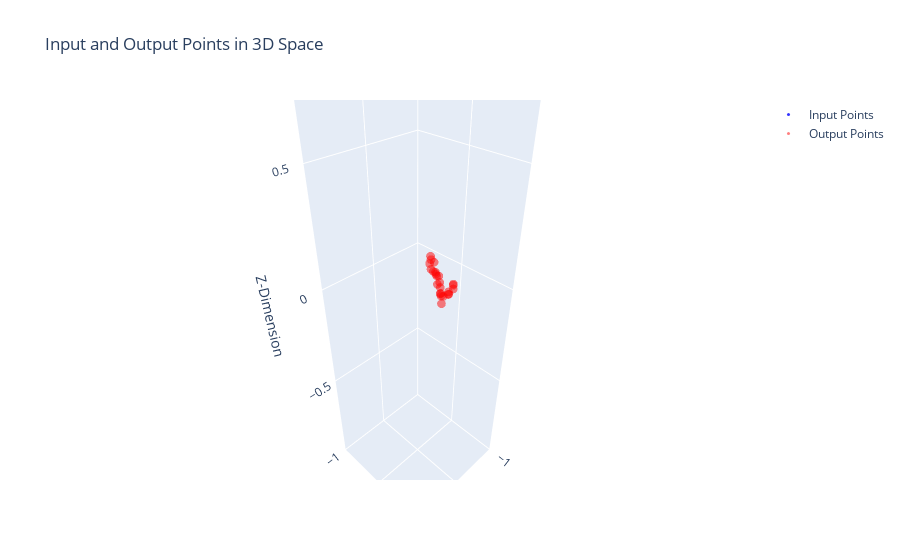
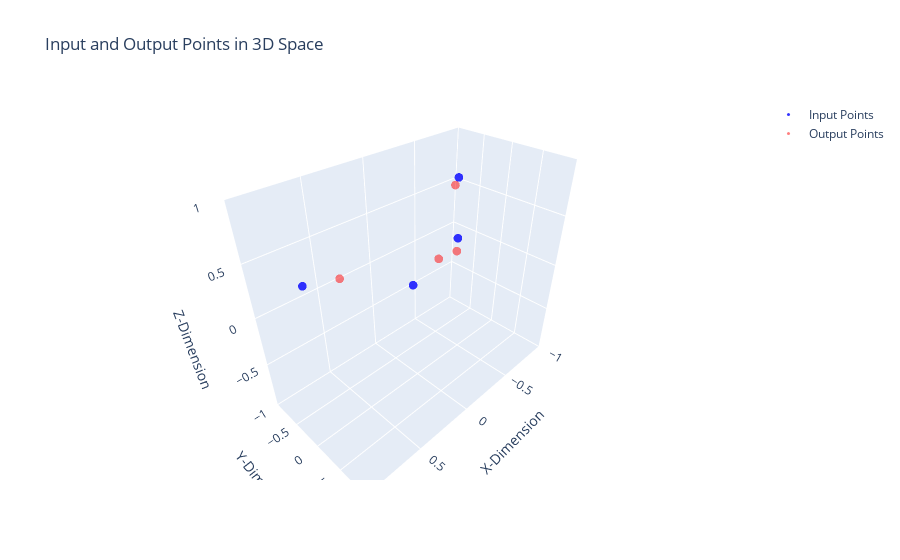

The cell these charts' notebook holds for them, in order:
### Code cell
interactive_output_visualization(losses["labels"], duration=3, randomseed=True, output=True, output_data=losses["outputs"])
interactive_output_visualization(losses["labels_t"], duration=1, randomseed=False, output=True, output_data=losses["outputs_t"])

### Figure 1 — Plotly figure (JSON) as saved in the notebook; plotly's stock layout.template omitted (floating-point values rounded to 4 significant figures)
{"data": [{"marker": {"color": "blue", "opacity": 0.8, "size": 3}, "mode": "markers", "name": "Input Points", "type": "scatter3d", "x": [-0.6271, -0.6407, -0.6534, -0.6658, -0.724, -0.724, -0.7347, -0.7496, -0.7683, -0.7832, -0.7873, -0.7899, -0.8002, -0.8017, -0.8016, -0.7983, -0.7871, -0.7871, -0.7838, -0.7872, -0.7767, -0.7702, -0.7478, -0.7397, -0.7301, -0.7212, -0.6904, -0.6785, -0.6671, -0.6555], "y": [-0.1491, -0.144, -0.1443, -0.148, -0.1423, -0.1423, -0.1405, -0.1506, -0.1441, -0.1399, -0.1388, -0.1388, -0.1421, -0.1414, -0.1401, -0.1417, -0.133, -0.133, -0.1275, -0.1346, -0.1318, -0.1304, -0.1246, -0.1251, -0.1244, -0.1213, -0.1147, -0.1113, -0.1101, -0.1079], "z": [1.281, 1.278, 1.275, 1.266, 1.252, 1.252, 1.246, 1.235, 1.224, 1.22, 1.219, 1.215, 1.202, 1.2, 1.199, 1.2, 1.211, 1.211, 1.213, 1.205, 1.209, 1.213, 1.224, 1.227, 1.234, 1.238, 1.254, 1.268, 1.268, 1.273]}, {"marker": {"color": "red", "opacity": 0.5, "size": 3}, "mode": "markers", "name": "Output Points", "type": "scatter3d", "x": [-0.7684, -0.7853, -0.7834, -0.8133, -0.8348, -0.8532, -0.8742, -0.8861, -0.8975, -0.9424, -0.9297, -0.9417, -0.9634, -0.9568, -0.9565, -0.9649, -0.9812, -0.989, -1.005, -1.009, -1.012, -0.9935, -0.9846, -0.9759, -1.001, -1.03, -1.002, -0.9957, -0.9914, -0.9766], "y": [-0.4755, -0.479, -0.5084, -0.5014, -0.4546, -0.4833, -0.4549, -0.4548, -0.4457, -0.4379, -0.454, -0.4126, -0.4144, -0.4063, -0.3932, -0.3905, -0.3886, -0.3589, -0.3342, -0.3031, -0.3039, -0.2469, -0.2343, -0.2333, -0.2105, -0.2229, -0.1581, -0.1482, -0.1496, -0.1345], "z": [0.01337, -0.00536, -0.02818, -0.06081, -0.02139, -0.07467, -0.07757, -0.08924, -0.09847, -0.1037, -0.1491, -0.1348, -0.1658, -0.1997, -0.1949, -0.2106, -0.2563, -0.2119, -0.2106, -0.2259, -0.1962, -0.1867, -0.1823, -0.1684, -0.1916, -0.2159, -0.1625, -0.1438, -0.1232, -0.1131]}], "layout": {"scene": {"xaxis": {"range": [-1, 1], "title": {"text": "X-Dimension"}}, "yaxis": {"range": [-1, 1], "title": {"text": "Y-Dimension"}}, "zaxis": {"range": [-1, 1], "title": {"text": "Z-Dimension"}}}, "title": {"text": "Input and Output Points in 3D Space"}}}

### Figure 2 — Plotly figure (JSON) as saved in the notebook; plotly's stock layout.template omitted (floating-point values rounded to 4 significant figures)
{"data": [{"marker": {"color": "blue", "opacity": 0.8, "size": 3}, "mode": "markers", "name": "Input Points", "type": "scatter3d", "x": [-0.4526, -1.262, -0.5268, 1.154, 0.7463, -0.4108, -1.243, 1.134, 0.3472, -0.3082], "y": [-1.23, -0.7875, -0.158, -0.4269, -0.5425, -0.02047, -0.5962, -0.3422, -1.547, -0.682], "z": [-0.9577, -0.1334, 0.2215, 0.3376, 0.3037, 0.8628, -0.6911, 1.83, 0.04254, -0.3342]}, {"marker": {"color": "red", "opacity": 0.5, "size": 3}, "mode": "markers", "name": "Output Points", "type": "scatter3d", "x": [-0.7563, -0.8949, -0.2437, 2.012, 0.4392, 0.2769, -0.5968, 0.5581, 0.1346, -0.7617], "y": [-1.207, -1.031, 0.192, -0.2416, -0.607, 0.03901, -0.272, -0.1584, -1.259, -0.9203], "z": [-0.8274, 0.1468, 0.8937, -0.5707, 0.1812, 1.368, 0.02167, 1.127, -0.1538, -0.322]}], "layout": {"scene": {"xaxis": {"range": [-1, 1], "title": {"text": "X-Dimension"}}, "yaxis": {"range": [-1, 1], "title": {"text": "Y-Dimension"}}, "zaxis": {"range": [-1, 1], "title": {"text": "Z-Dimension"}}}, "title": {"text": "Input and Output Points in 3D Space"}}}
